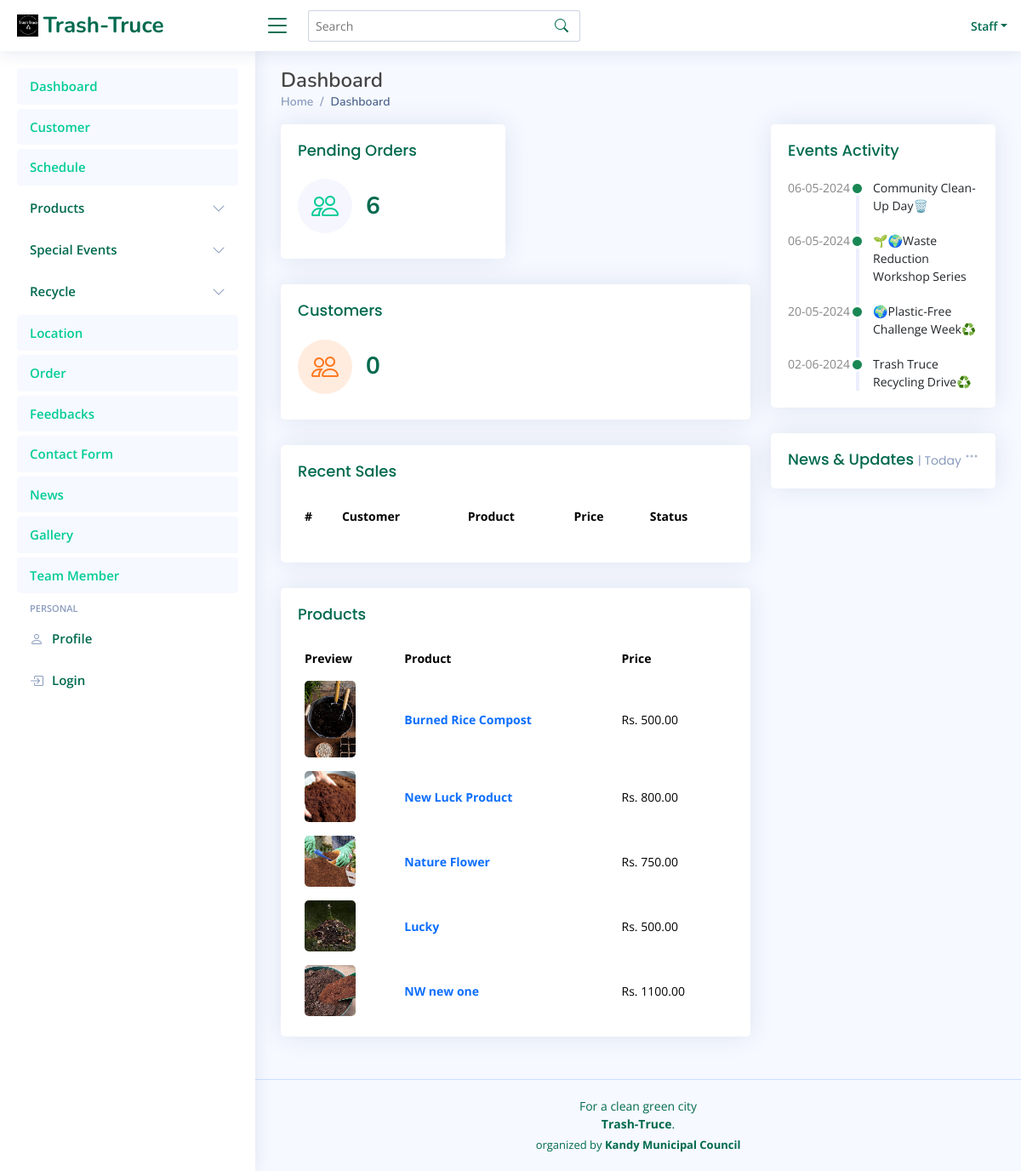
Page /staff_TrashTruce/Dashboard.php (signed in) on the committed database.
### tables this page shows
CREATE TABLE `product` (
  `ID` int(11) NOT NULL,
  `Name` text NOT NULL,
  `Price` decimal(10,2) NOT NULL,
  `Description` text NOT NULL,
  `Image` text NOT NULL,
  `cat_id` int(11) NOT NULL,
  `active` varchar(10) NOT NULL
);

CREATE TABLE `events` (
  `ID` int(11) NOT NULL,
  `Name` text NOT NULL,
  `Image` text NOT NULL,
  `Description` text NOT NULL,
  `Location` text NOT NULL,
  `Date` text NOT NULL,
  `Time` text NOT NULL
);

### FO/orders.php (called while the page is built, shortened)
<?php
include_once('customer.php');
class orders{
public static function GetPendingOrdersCount() {
    try {
        $query = "SELECT COUNT(*) AS pending_orders_count FROM orders WHERE status = 'pending'";
        $conn = Conn::GetConnection();
        $result = $conn->query($query);
        $row = $result->fetch(PDO::FETCH_ASSOC);
        return $row['pending_orders_count'];
    } catch (Exception $ex) {
        throw $ex;
    }
}
}

### FO/customer.php (called while the page is built, shortened)
<?php
class Customer
{
public static function GetTotalCustomerCount() {
    try {
        $query = "SELECT COUNT(*) AS total_customers FROM `customer`";
        $conn = Conn::GetConnection();
        $result = $conn->query($query);
        $row = $result->fetch(PDO::FETCH_ASSOC);
        return $row['total_customers'];
    } catch (Exception $ex) {
        throw $ex;
    }
}
}
?>

### FO/products.php (called while the page is built, shortened)
<?php
class Products
{
public static function GetActiveProducts()
{
    try {
        $query = "SELECT p.ID, p.Name, p.Price, p.Description, p.Image, p.cat_id, p.active, c.Title AS CategoryName
                  FROM product p
                  LEFT JOIN category c ON p.cat_id = c.ID
                  WHERE p.active = 'yes'";
        $conn = Conn::GetConnection();
        $result = $conn->query($query);
        $products = array();
        foreach ($result->fetchAll() as $r) {
            $product = new Products();
            $product->pID = $r['ID'];
            $product->pname = $r['Name'];
            $product->pprice = $r['Price'];
            $product->pdescription = $r['Description'];
            $product->pimage = $r['Image'];
            $product->pcat_id = $r["cat_id"];
            $product->pactive = $r["active"];
            $product->cName = $r["CategoryName"];
            array_push($products, $product);
        }
        return $products;
    } catch (Exception $th) {
        throw $th;
    }
}
}
?>

### FO/events.php (called while the page is built, shortened)
<?php
class events
{
public static function GetLastAddedEventsDash()
{
    try {
        $query = "SELECT `ID`, `Name`, `Image`, `Date` FROM `events` ORDER BY `Date` ASC LIMIT 5";
        $conn = Conn::GetConnection();
        $result = $conn->query($query);
        $events = array();
        foreach ($result->fetchAll() as $r) {
            $event = new events();
            $event->ID = $r['ID'];
            $event->name = $r['Name'];
            $event->img = $r['Image'];
            $event->date = $r['Date'];
            array_push($events, $event);
        }
        return $events;
    } catch (Exception $th) {
        throw $th;
    }
}
}

### staff_TrashTruce/Dashboard.php (the view, shortened to what this page needs)
<?php
include_once('../FO/orders.php');
include_once('../FO/products.php');
include_once('../FO/events.php');
?>
<!DOCTYPE html>
<html lang="en">
<head>
</head>
<body>
    <div>
        <?php
         include "Header.php";
        ?>
    </div>
    <main id="main" class="main">
    <div class="pagetitle">
      <h1>Dashboard</h1>
      <nav>
        <ol class="breadcrumb">
          <li class="breadcrumb-item"><a href="index.html">Home</a></li>
          <li class="breadcrumb-item active">Dashboard</li>
        </ol>
      </nav>
    </div>
    <section class="section dashboard">
      <div class="row">
        <div class="col-lg-8">
          <div class="row">
<div class="col-xxl-4 col-md-6">
    <div class="card info-card sales-card">
        <div class="card-body">
            <h5 class="card-title">Pending Orders</h5>
            <div class="d-flex align-items-center">
                    <div class="card-icon rounded-circle d-flex align-items-center justify-content-center">
                      <i class="bi bi-people"></i>
                    </div>
                    <div class="ps-3">
                    <?php
                    try {
                        $pendingOrdersCount = orders::GetPendingOrdersCount();
                        echo "<h6> $pendingOrdersCount</h6>";
                    } catch (Exception $e) {
                        echo "Error: " . $e->getMessage();
                    }
                    ?>
                </div>
            </div>
        </div>
    </div>
</div>
            <div class="col-xxl-4 col-xl-12">
              <div class="card info-card customers-card">
                <div class="card-body">
                  <h5 class="card-title">Customers</h5>
                  <div class="d-flex align-items-center">
                    <div class="card-icon rounded-circle d-flex align-items-center justify-content-center">
                      <i class="bi bi-people"></i>
                    </div>
                    <div class="ps-3">
                    <?php
                  try {
                      $totalCustomerCount = Customer::GetTotalCustomerCount();
                      echo "<h6>$totalCustomerCount</h6>";
                  } catch (Exception $e) {
                      echo "Error: " . $e->getMessage();
                  }
                  ?>
                    </div>
                  </div>
                </div>
              </div>
            </div>
            <div class="col-12">
              <div class="card recent-sales overflow-auto">
                <div class="card-body">
                  <h5 class="card-title">Recent Sales </h5>
                  <table class="table table-borderless datatable">
                    <thead>
                      <tr>
                        <th scope="col">#</th>
                        <th scope="col">Customer</th>
                        <th scope="col">Product</th>
                        <th scope="col">Price</th>
                        <th scope="col">Status</th>
                      </tr>
                    </thead>
                  </table>
                </div>
              </div>
            </div>
            <div class="col-12">
              <div class="card top-selling overflow-auto">
                <div class="card-body pb-0">
                  <h5 class="card-title">Products </h5>
                  <table class="table table-borderless">
                    <thead>
                      <tr>
                        <th scope="col">Preview</th>
                        <th scope="col">Product</th>
                        <th scope="col">Price</th>
                      </tr>
                    </thead>
                    <tbody>
                     <?php
try {
    $products = Products::GetActiveProducts();
    usort($products, function($a, $b) {
        return $b->quantitySold - $a->quantitySold;
    });
    $counter = 0;
    foreach ($products as $product) {
        if ($counter < 5) {
            echo '<tr>';
            echo '<th scope="row"><a href="#"><img src="' . $product->pimage . '" alt=""></a></th>';
            echo '<td><a href="#" class="text-primary fw-bold">' . $product->pname . '</a></td>';
            echo '<td>Rs. ' . $product->pprice . '</td>';
            echo '</tr>';
            $counter++;
        } else {
            break;
        }
    }
} catch (Exception $e) {
    echo "Error: " . $e->getMessage();
}?>
                    </tbody>
                  </table>
                </div>
              </div>
            </div>
          </div>
        </div>
        <div class="col-lg-4">
          <div class="card">
            <div class="card-body">
              <h5 class="card-title">Events Activity </h5>
              <div class="activity">
              <?php
                $events = events::GetLastAddedEventsDash();
                if (!empty($events)) {
                    foreach ($events as $event) {
                        ?>
                        <div class="activity-item d-flex">
                            <div class="activite-label"><?php echo date('d-m-Y', strtotime($event->date)); ?></div>
                            <i class='bi bi-circle-fill activity-badge text-success align-self-start'></i>
                            <div class="activity-content">
                                <?php echo $event->name; ?>
                            </div>
                        </div>
                        <?php
                    }
                } else {
                    echo "<p>No events found.</p>";
                }
                ?>
              </div>
            </div>
          </div>
<div class="card">
  <div class="filter">
    <a class="icon" href="#" data-bs-toggle="dropdown"><i class="bi bi-three-dots"></i></a>
  </div>
  <div class="card-body pb-0">
    <h5 class="card-title">News &amp; Updates <span id="filterTitle">| Today</span></h5>
  </div>
</div>
        </div>
      </div>
    </section>
  </main>
<div>
</div>
</body>
</html>

### staff_TrashTruce/assets/css/style.css (style rules this page uses)
:root { scroll-behavior: smooth; }
body { font-family: "Open Sans", sans-serif; background:#f6f9ff; color: #444444; }
a { color: #00cc96; text-decoration: none; }
h1, h2, h3, h4, h5, h6 { font-family: "Nunito", sans-serif; }
#main { margin-top: 60px; padding: 20px 30px; transition: all 0.3s; }
.pagetitle { margin-bottom: 10px; }
.pagetitle h1 { font-size: 24px; margin-bottom: 0; font-weight: 600; color: 006A4E; }
.card { margin-bottom: 30px; border: none; border-radius: 5px; box-shadow: 0px 0 30px rgba(1, 41, 112, 0.1); }
.card-title { padding: 20px 0 15px 0; font-size: 18px; font-weight: 500; color: #006A4E; font-family: "Poppins", sans-serif; }
.card-title span { color: #899bbd; font-size: 14px; font-weight: 400; }
.card-body { padding: 0 20px 20px 20px; }
.breadcrumb { font-size: 14px; font-family: "Nunito", sans-serif; color: #899bbd; font-weight: 600; }
.breadcrumb a { color: #899bbd; transition: 0.3s; }
.breadcrumb .breadcrumb-item::before { color: #899bbd; }
.breadcrumb .active { color: #51678f; font-weight: 600; }
@media (min-width: 1200px) { #main, #footer { margin-left: 300px; } }
.dashboard .filter { position: absolute; right: 0px; top: 15px; }
.dashboard .filter .icon { color: #aab7cf; padding-right: 20px; padding-bottom: 5px; transition: 0.3s; font-size: 16px; }
.dashboard .info-card { padding-bottom: 10px; }
.dashboard .info-card h6 { font-size: 28px; color: #006A4E; font-weight: 700; margin: 0; padding: 0; }
.dashboard .card-icon { font-size: 32px; line-height: 0; width: 64px; height: 64px; flex-shrink: 0; flex-grow: 0; }
.dashboard .sales-card .card-icon { color: #00cc96; background: #f6f6fe; }
.dashboard .customers-card .card-icon { color: #ff771d; background: #ffecdf; }
.dashboard .activity { font-size: 14px; }
.dashboard .activity .activity-item .activite-label { color: #888; position: relative; flex-shrink: 0; flex-grow: 0; min-width: 64px; }
.dashboard .activity .activity-item .activite-label::before { content: ""; position: absolute; right: -11px; width: 4px; top: 0; bottom: 0; background-color: #eceefe; }
.dashboard .activity .activity-item .activity-badge { margin-top: 3px; z-index: 1; font-size: 11px; line-height: 0; border-radius: 50%; flex-shrink: 0; border: 3px solid #fff; flex-grow: 0; }
.dashboard .activity .activity-item .activity-content { padding-left: 10px; padding-bottom: 20px; }
.dashboard .activity .activity-item:first-child .activite-label::before { top: 5px; }
.dashboard .activity .activity-item:last-child .activity-content { padding-bottom: 0; }
.dashboard .recent-sales { font-size: 14px; }
.dashboard .recent-sales .table thead { background: #f6f6fe; }
.dashboard .recent-sales .table thead th { border: 0; }
.dashboard .top-selling { font-size: 14px; }
.dashboard .top-selling .table thead { background: #f6f6fe; }
.dashboard .top-selling .table thead th { border: 0; }
.dashboard .top-selling .table tbody td { vertical-align: middle; }
.dashboard .top-selling img { border-radius: 5px; max-width: 60px; }
.footer { padding: 20px 0; font-size: 14px; transition: all 0.3s; border-top: 1px solid #cddfff; }
.footer .copyright { text-align: center; color: #006A4E; }
.footer .credits { padding-top: 5px; text-align: center; font-size: 13px; color: #006A4E; }

### rows in the picture
product: Image (picture), Name "Burned Rice Compost", Price "500.00"
product: Image (picture), Name "New Luck Product", Price "800.00"
product: Image (picture), Name "Nature Flower", Price "750.00"
product: Image (picture), Name "Lucky", Price "500.00"
product: Image (picture), Name "NW new one", Price "1100.00"
events: Date "06-05-2024", Name "Community Clean-Up Day🗑️"
events: Date "06-05-2024", Name "🌱🌍Waste Reduction Workshop Series"
events: Date "20-05-2024", Name "🌍Plastic-Free Challenge Week♻️"
events: Date "02-06-2024", Name "Trash Truce Recycling Drive♻️"

### other values in the picture
$pendingOrdersCount "6"
$totalCustomerCount "0"
